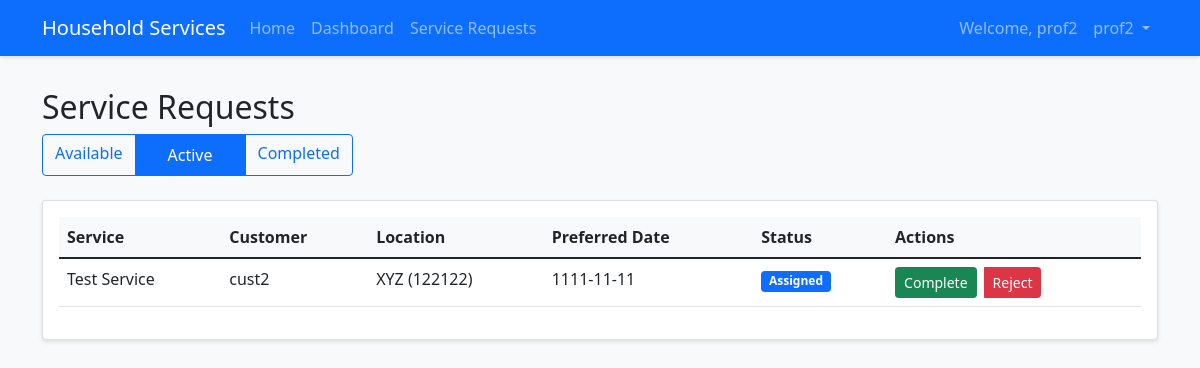
The page /professional/requests?status=assigned (signed in) on the database as committed earlier.
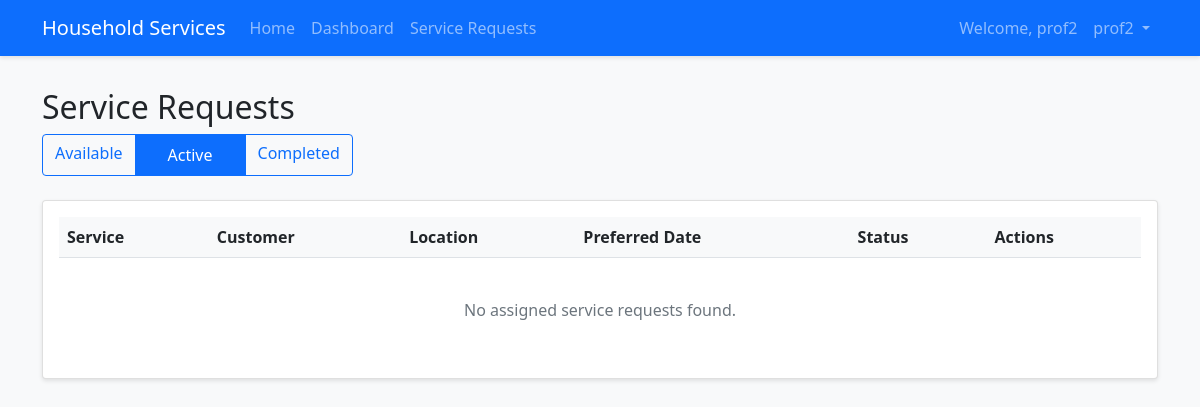
The same page on the database as committed later.
### app/models/service.py (models this page shows)
class ServiceRequest(db.Model):
    __tablename__ = 'service_requests'
    id = db.Column(db.Integer, primary_key=True)
    service_id = db.Column(db.Integer, db.ForeignKey('services.id'), nullable=False)
    customer_id = db.Column(db.Integer, db.ForeignKey('users.id'), nullable=False)
    professional_id = db.Column(db.Integer, db.ForeignKey('users.id'))
    date_of_request = db.Column(db.DateTime, default=datetime.utcnow)
    preferred_date = db.Column(db.DateTime, nullable=False)
    date_of_completion = db.Column(db.DateTime)
    status = db.Column(db.String(20), default='requested')
    remarks = db.Column(db.Text)
    location = db.Column(db.String(100))
    pin_code = db.Column(db.String(10))
    service_started_at = db.Column(db.DateTime)
    service_ended_at = db.Column(db.DateTime)
    professional_location = db.Column(db.String(255))
    location_updates = db.relationship('LocationUpdate', backref='service_request')
    review = db.relationship('Review', backref='service_request', uselist=False)

class Service(db.Model):
    __tablename__ = 'services'
    id = db.Column(db.Integer, primary_key=True)
    name = db.Column(db.String(100), nullable=False)
    base_price = db.Column(db.Float, nullable=False)
    time_required = db.Column(db.Integer)
    description = db.Column(db.Text)
    date_created = db.Column(db.DateTime, default=datetime.utcnow)
    is_active = db.Column(db.Boolean, default=True)
    professionals = db.relationship('User', backref='service_type')
    service_requests = db.relationship('ServiceRequest', backref='service')

### app/models/user.py (models this page shows, shortened)
class User(UserMixin, db.Model):
    __tablename__ = 'users'
    id = db.Column(db.Integer, primary_key=True)
    email = db.Column(db.String(120), unique=True, nullable=False)
    username = db.Column(db.String(80), unique=True, nullable=False)
    password_hash = db.Column(db.String(128))
    role = db.Column(db.String(20), nullable=False)
    date_created = db.Column(db.DateTime, default=datetime.utcnow)
    is_active = db.Column(db.Boolean, default=True)
    is_blocked = db.Column(db.Boolean, default=False)
    block_reason = db.Column(db.Text)
    blocked_at = db.Column(db.DateTime)
    warning_count = db.Column(db.Integer, default=0)
    last_warning_at = db.Column(db.DateTime)
    description = db.Column(db.Text)
    service_type_id = db.Column(db.Integer, db.ForeignKey('services.id'))
    experience = db.Column(db.Integer)
    location = db.Column(db.String(100))
    pin_code = db.Column(db.String(10))
    service_requests_customer = db.relationship('ServiceRequest',
                                              backref='customer',
                                              foreign_keys='ServiceRequest.customer_id')
    service_requests_professional = db.relationship('ServiceRequest',
                                                  backref='professional',
                                                  foreign_keys='ServiceRequest.professional_id')
    reviews_given = db.relationship('Review',
                                  foreign_keys='Review.customer_id',
                                  backref='customer')
    reviews_received = db.relationship('Review',
                                     foreign_keys='Review.professional_id',
                                     backref='professional')

### app/views/professional.py (the view)
@bp.route('/requests')
@login_required
@professional_required
def manage_requests():
    status = request.args.get('status', 'available')
    if status == 'available':
        requests = ServiceRequest.query.filter_by(
            status='requested',
            service_id=current_user.service_type_id
        ).order_by(ServiceRequest.date_of_request.desc()).all()
    elif status == 'assigned':
        requests = ServiceRequest.query.filter_by(
            professional_id=current_user.id,
            status='assigned'
        ).order_by(ServiceRequest.date_of_request.desc()).all()
    elif status == 'completed':
        requests = ServiceRequest.query.filter_by(
            professional_id=current_user.id,
            status='closed'
        ).order_by(ServiceRequest.date_of_request.desc()).all()
    return render_template('professional/manage_requests.html',
                         requests=requests,
                         current_status=status)

### app/models/user.py (called while the page is built)
@login_manager.user_loader
def load_user(id):
    return User.query.get(int(id))

### app/views/professional.py (called while the page is built)
def professional_required(f):
    @wraps(f)
    def decorated_function(*args, **kwargs):
        if not current_user.is_authenticated or current_user.role != 'professional':
            flash('You need to be a service professional to access this page.')
            return redirect(url_for('main.index'))
        if not current_user.is_active:
            flash('Your account is pending approval or has been deactivated.')
            return redirect(url_for('main.index'))
        return f(*args, **kwargs)
    return decorated_function

### app/templates/professional/manage_requests.html (shortened to what the changed rows need)
{% extends "base.html" %}
{% block content %}
<h2>Service Requests</h2>
<div class="card">
    <div class="card-body">
        <div class="table-responsive">
            <table class="table">
                <thead>
                    <tr>
                        <th>Service</th>
                        <th>Customer</th>
                        <th>Location</th>
                        <th>Preferred Date</th>
                        <th>Status</th>
                        <th>Actions</th>
                    </tr>
                </thead>
                <tbody>
                    {% for request in requests %}
                    <tr>
                        <td>{{ request.service.name }}</td>
                        <td>{{ request.customer.username }}</td>
                        <td>{{ request.location }} ({{ request.pin_code }})</td>
                        <td>{{ request.preferred_date.strftime('%Y-%m-%d') if request.preferred_date else 'N/A' }}</td>
                        <td>
                            <span class="badge bg-{{ {
                                'requested': 'warning',
                                'assigned': 'primary',
                                'completed': 'success',
                                'rejected': 'danger'
                            }[request.status] }}">
                                {{ request.status.title() }}
                            </span>
                        </td>
                        <td>
                            {% if request.status == 'requested' %}
                                <div class="btn-group">
                                    <form method="POST" action="{{ url_for('professional.accept_request', request_id=request.id) }}"
                                          class="d-inline">
                                        <input type="hidden" name="csrf_token" value="{{ csrf_token() }}">
                                        <button type="submit" class="btn btn-sm btn-success me-2"
                                                onclick="return confirm('Are you sure you want to accept this request?')">
                                            Accept
                                        </button>
                                    </form>
                                    <button type="button" class="btn btn-sm btn-danger"
                                            onclick="showRejectModal('{{ request.id }}')">
                                        Reject
                                    </button>
                                </div>
                            {% elif request.status == 'assigned' %}
                                <div class="btn-group">
                                    <form method="POST" action="{{ url_for('professional.complete_request', request_id=request.id) }}"
                                          class="d-inline">
                                        <button type="submit" class="btn btn-sm btn-success me-2"
                                                onclick="return confirm('Are you sure you want to mark this service as completed?')">
                                            Complete
                                        </button>
                                    </form>
                                    <button type="button" class="btn btn-sm btn-danger"
                                            onclick="showRejectModal('{{ request.id }}')">
                                        Reject
                                    </button>
                                </div>
                            {% elif request.status == 'closed' %}
                                <span class="badge bg-success">Completed</span>
                            {% elif request.status == 'rejected' %}
                                <span class="badge bg-danger">Rejected</span>
                            {% endif %}
                        </td>
                    </tr>
                    {% endfor %}
                </tbody>
            </table>
            {% if not requests %}
            <div class="text-center py-4">
                <p class="text-muted">No {{ current_status }} service requests found.</p>
            </div>
            {% endif %}
        </div>
    </div>
</div>
{% endblock %}

Rows that differ between the two databases and show on the page:
no longer on this page (row edited): ServiceRequest: service.name "Test Service", customer.username "cust2", location "XYZ", pin_code "122122", preferred_date "1111-11-11", status "Assigned"
Other text that changed with them:
{{ current_status }}: (not shown) → "assigned"
text now shown: "No service requests found."
